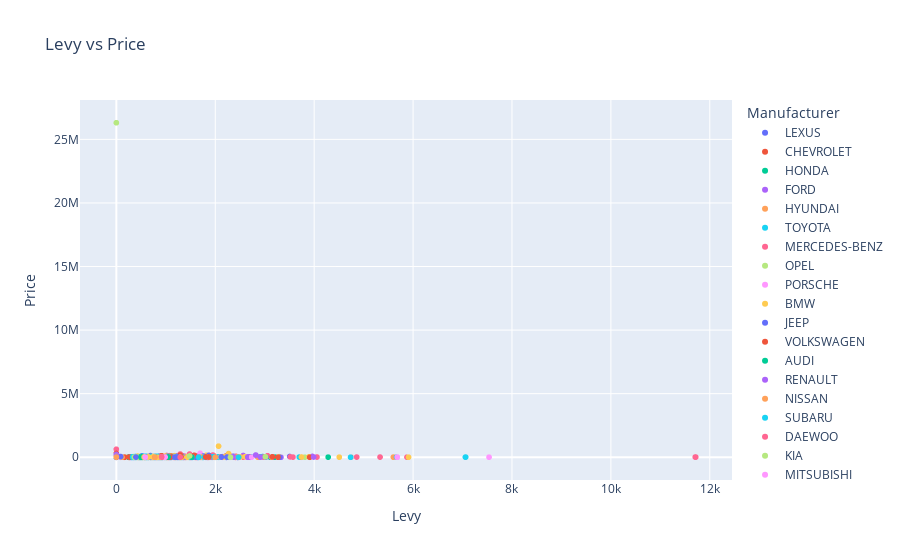

Notebook code cell kept with this figure:
### Code cell
# price vs levy
fig = px.scatter(
    df,
    x='Levy',
    y='Price',
    color='Manufacturer',
    title='Levy vs Price'
)
fig.show()

### Figure 1 — Plotly figure (JSON) as saved in the notebook; plotly's stock layout.template omitted (floating-point values rounded to 4 significant figures; data arrays with more than 128 entries replaced by an {"elided": "..."} marker saying what was removed)
{"data": [{"hovertemplate": "Manufacturer=LEXUS<br>Levy=%{x}<br>Price=%{y}<extra></extra>", "legendgroup": "LEXUS", "marker": {"color": "#636efa", "symbol": "circle"}, "mode": "markers", "name": "LEXUS", "showlegend": true, "type": "scattergl", "x": {"elided": "982 float values"}, "xaxis": "x", "y": {"elided": "982 int values"}, "yaxis": "y"}, {"hovertemplate": "Manufacturer=CHEVROLET<br>Levy=%{x}<br>Price=%{y}<extra></extra>", "legendgroup": "CHEVROLET", "marker": {"color": "#EF553B", "symbol": "circle"}, "mode": "markers", "name": "CHEVROLET", "showlegend": true, "type": "scattergl", "x": {"elided": "1069 float values"}, "xaxis": "x", "y": {"elided": "1069 int values"}, "yaxis": "y"}, {"hovertemplate": "Manufacturer=HONDA<br>Levy=%{x}<br>Price=%{y}<extra></extra>", "legendgroup": "HONDA", "marker": {"color": "#00cc96", "symbol": "circle"}, "mode": "markers", "name": "HONDA", "showlegend": true, "type": "scattergl", "x": {"elided": "977 float values"}, "xaxis": "x", "y": {"elided": "977 int values"}, "yaxis": "y"}, {"hovertemplate": "Manufacturer=FORD<br>Levy=%{x}<br>Price=%{y}<extra></extra>", "legendgroup": "FORD", "marker": {"color": "#ab63fa", "symbol": "circle"}, "mode": "markers", "name": "FORD", "showlegend": true, "type": "scattergl", "x": {"elided": "1111 float values"}, "xaxis": "x", "y": {"elided": "1111 int values"}, "yaxis": "y"}, {"hovertemplate": "Manufacturer=HYUNDAI<br>Levy=%{x}<br>Price=%{y}<extra></extra>", "legendgroup": "HYUNDAI", "marker": {"color": "#FFA15A", "symbol": "circle"}, "mode": "markers", "name": "HYUNDAI", "showlegend": true, "type": "scattergl", "x": {"elided": "3769 float values"}, "xaxis": "x", "y": {"elided": "3769 int values"}, "yaxis": "y"}, {"hovertemplate": "Manufacturer=TOYOTA<br>Levy=%{x}<br>Price=%{y}<extra></extra>", "legendgroup": "TOYOTA", "marker": {"color": "#19d3f3", "symbol": "circle"}, "mode": "markers", "name": "TOYOTA", "showlegend": true, "type": "scattergl", "x": {"elided": "3662 float values"}, "xaxis": "x", "y": {"elided": "3662 int values"}, "yaxis": "y"}, {"hovertemplate": "Manufacturer=MERCEDES-BENZ<br>Levy=%{x}<br>Price=%{y}<extra></extra>", "legendgroup": "MERCEDES-BENZ", "marker": {"color": "#FF6692", "symbol": "circle"}, "mode": "markers", "name": "MERCEDES-BENZ", "showlegend": true, "type": "scattergl", "x": {"elided": "2076 float values"}, "xaxis": "x", "y": {"elided": "2076 int values"}, "yaxis": "y"}, {"hovertemplate": "Manufacturer=OPEL<br>Levy=%{x}<br>Price=%{y}<extra></extra>", "legendgroup": "OPEL", "marker": {"color": "#B6E880", "symbol": "circle"}, "mode": "markers", "name": "OPEL", "showlegend": true, "type": "scattergl", "x": {"elided": "397 float values"}, "xaxis": "x", "y": {"elided": "397 int values"}, "yaxis": "y"}, {"hovertemplate": "Manufacturer=PORSCHE<br>Levy=%{x}<br>Price=%{y}<extra></extra>", "legendgroup": "PORSCHE", "marker": {"color": "#FF97FF", "symbol": "circle"}, "mode": "markers", "name": "PORSCHE", "showlegend": true, "type": "scattergl", "x": [915.0, 1436.0, 1138.0, 1872.0, 1885.0, 1028.0, 530.0, 917.0, 1760.0, 0.0, 0.0, 0.0, 0.0, 0.0, 0.0, 0.0, 0.0, 1694.0, 0.0, 0.0, 530.0, 1079.0, 530.0, 0.0, 604.0, 0.0, 1079.0, 1885.0, 0.0, 0.0, 0.0, 0.0, 1079.0, 1080.0, 0.0, 0.0, 0.0, 0.0, 1086.0, 0.0, 0.0, 917.0, 0.0, 87.0, 0.0, 1080.0, 0.0, 1080.0, 0.0, 2628.0, 1885.0, 0.0, 1203.0, 0.0], "xaxis": "x", "y": [19444, 549, 706, 3058, 72130, 6429, 392, 627, 41083, 76835, 55823, 56450, 36065, 58959, 61154, 75266, 10349, 308906, 33870, 37354, 26030, 46414, 470, 23521, 29166, 117604, 25716, 21639, 65858, 106627, 172486, 20385, 25716, 862, 103178, 19444, 64290, 122308, 64290, 70562, 14500, 5018, 94083, 3, 103491, 1176, 18817, 862, 11290, 12231, 67426, 100355, 8938, 23521], "yaxis": "y"}, {"hovertemplate": "Manufacturer=BMW<br>Levy=%{x}<br>Price=%{y}<extra></extra>", "legendgroup": "BMW", "marker": {"color": "#FECB52", "symbol": "circle"}, "mode": "markers", "name": "BMW", "showlegend": true, "type": "scattergl", "x": {"elided": "1049 float values"}, "xaxis": "x", "y": {"elided": "1049 int values"}, "yaxis": "y"}, {"hovertemplate": "Manufacturer=JEEP<br>Levy=%{x}<br>Price=%{y}<extra></extra>", "legendgroup": "JEEP", "marker": {"color": "#636efa", "symbol": "circle"}, "mode": "markers", "name": "JEEP", "showlegend": true, "type": "scattergl", "x": {"elided": "138 float values"}, "xaxis": "x", "y": {"elided": "138 int values"}, "yaxis": "y"}, {"hovertemplate": "Manufacturer=VOLKSWAGEN<br>Levy=%{x}<br>Price=%{y}<extra></extra>", "legendgroup": "VOLKSWAGEN", "marker": {"color": "#EF553B", "symbol": "circle"}, "mode": "markers", "name": "VOLKSWAGEN", "showlegend": true, "type": "scattergl", "x": {"elided": "579 float values"}, "xaxis": "x", "y": {"elided": "579 int values"}, "yaxis": "y"}, {"hovertemplate": "Manufacturer=AUDI<br>Levy=%{x}<br>Price=%{y}<extra></extra>", "legendgroup": "AUDI", "marker": {"color": "#00cc96", "symbol": "circle"}, "mode": "markers", "name": "AUDI", "showlegend": true, "type": "scattergl", "x": {"elided": "255 float values"}, "xaxis": "x", "y": {"elided": "255 int values"}, "yaxis": "y"}, {"hovertemplate": "Manufacturer=RENAULT<br>Levy=%{x}<br>Price=%{y}<extra></extra>", "legendgroup": "RENAULT", "marker": {"color": "#ab63fa", "symbol": "circle"}, "mode": "markers", "name": "RENAULT", "showlegend": true, "type": "scattergl", "x": [0.0, 0.0, 0.0, 0.0, 988.0, 0.0, 0.0, 0.0, 503.0, 0.0, 1132.0, 1368.0, 0.0, 843.0, 988.0, 0.0, 0.0, 0.0, 0.0, 0.0, 0.0, 595.0, 0.0, 0.0, 0.0, 0.0, 0.0, 0.0, 0.0, 649.0, 0.0, 0.0, 843.0, 0.0, 843.0, 746.0, 649.0], "xaxis": "x", "y": [14583, 3450, 2500, 3300, 11604, 1700, 2195, 18817, 21639, 14113, 10349, 2000, 7213, 7840, 7213, 18817, 13642, 21953, 37006, 12074, 3000, 29552, 8467, 7213, 17876, 2979, 10976, 14583, 15681, 10663, 3600, 6899, 12858, 14583, 10036, 12544, 10663], "yaxis": "y"}, {"hovertemplate": "Manufacturer=NISSAN<br>Levy=%{x}<br>Price=%{y}<extra></extra>", "legendgroup": "NISSAN", "marker": {"color": "#FFA15A", "symbol": "circle"}, "mode": "markers", "name": "NISSAN", "showlegend": true, "type": "scattergl", "x": {"elided": "660 float values"}, "xaxis": "x", "y": {"elided": "660 int values"}, "yaxis": "y"}, {"hovertemplate": "Manufacturer=SUBARU<br>Levy=%{x}<br>Price=%{y}<extra></extra>", "legendgroup": "SUBARU", "marker": {"color": "#19d3f3", "symbol": "circle"}, "mode": "markers", "name": "SUBARU", "showlegend": true, "type": "scattergl", "x": {"elided": "275 float values"}, "xaxis": "x", "y": {"elided": "275 int values"}, "yaxis": "y"}, {"hovertemplate": "Manufacturer=DAEWOO<br>Levy=%{x}<br>Price=%{y}<extra></extra>", "legendgroup": "DAEWOO", "marker": {"color": "#FF6692", "symbol": "circle"}, "mode": "markers", "name": "DAEWOO", "showlegend": true, "type": "scattergl", "x": [1095.0, 790.0, 966.0, 922.0, 966.0, 790.0, 761.0, 790.0, 790.0, 761.0, 790.0, 966.0, 790.0, 790.0, 687.0, 761.0, 687.0, 614.0, 687.0, 966.0, 687.0, 836.0, 687.0, 790.0, 790.0, 790.0, 790.0, 790.0, 761.0, 687.0, 692.0, 790.0, 790.0, 687.0, 790.0, 966.0, 836.0, 645.0, 790.0, 761.0, 687.0, 583.0, 966.0, 836.0, 687.0, 966.0, 966.0, 761.0, 583.0, 966.0, 687.0, 836.0, 790.0, 761.0, 761.0, 790.0, 790.0, 761.0, 790.0, 790.0, 790.0, 790.0, 687.0, 790.0, 761.0, 0.0, 687.0, 790.0, 687.0, 966.0, 836.0, 966.0, 966.0, 761.0, 583.0, 790.0, 583.0, 966.0, 790.0, 790.0, 687.0, 687.0, 761.0, 836.0, 687.0, 761.0, 790.0, 790.0, 687.0, 790.0, 761.0], "xaxis": "x", "y": [6981, 8097, 8624, 5604, 5865, 6899, 10192, 4180, 7056, 5739, 5018, 5893, 4180, 7056, 7806, 7260, 6523, 4547, 6523, 5959, 7527, 7997, 7517, 5488, 4704, 3763, 5802, 8097, 10192, 9252, 3920, 5802, 6899, 8963, 5883, 5959, 7997, 11563, 5488, 8006, 5184, 9832, 5865, 7997, 9000, 5959, 8624, 8006, 7997, 5865, 6743, 7997, 6269, 10192, 5739, 5883, 3763, 5739, 5883, 7213, 7517, 5968, 7056, 9832, 8355, 6586, 7806, 5802, 8674, 6743, 7997, 5893, 5893, 5959, 12432, 3763, 8097, 4679, 5811, 5968, 6523, 8386, 6743, 8386, 8963, 7260, 8643, 6899, 8963, 5645, 6743], "yaxis": "y"}, {"hovertemplate": "Manufacturer=KIA<br>Levy=%{x}<br>Price=%{y}<extra></extra>", "legendgroup": "KIA", "marker": {"color": "#B6E880", "symbol": "circle"}, "mode": "markers", "name": "KIA", "showlegend": true, "type": "scattergl", "x": {"elided": "421 float values"}, "xaxis": "x", "y": {"elided": "421 int values"}, "yaxis": "y"}, {"hovertemplate": "Manufacturer=MITSUBISHI<br>Levy=%{x}<br>Price=%{y}<extra></extra>", "legendgroup": "MITSUBISHI", "marker": {"color": "#FF97FF", "symbol": "circle"}, "mode": "markers", "name": "MITSUBISHI", "showlegend": true, "type": "scattergl", "x": {"elided": "289 float values"}, "xaxis": "x", "y": {"elided": "289 int values"}, "yaxis": "y"}, {"hovertemplate": "Manufacturer=SSANGYONG<br>Levy=%{x}<br>Price=%{y}<extra></extra>", "legendgroup": "SSANGYONG", "marker": {"color": "#FECB52", "symbol": "circle"}, "mode": "markers", "name": "SSANGYONG", "showlegend": true, "type": "scattergl", "x": {"elided": "441 float values"}, "xaxis": "x", "y": {"elided": "441 int values"}, "yaxis": "y"}, {"hovertemplate": "Manufacturer=MAZDA<br>Levy=%{x}<br>Price=%{y}<extra></extra>", "legendgroup": "MAZDA", "marker": {"color": "#636efa", "symbol": "circle"}, "mode": "markers", "name": "MAZDA", "showlegend": true, "type": "scattergl", "x": {"elided": "183 float values"}, "xaxis": "x", "y": {"elided": "183 int values"}, "yaxis": "y"}, {"hovertemplate": "Manufacturer=GMC<br>Levy=%{x}<br>Price=%{y}<extra></extra>", "legendgroup": "GMC", "marker": {"color": "#EF553B", "symbol": "circle"}, "mode": "markers", "name": "GMC", "showlegend": true, "type": "scattergl", "x": [751.0, 3156.0, 3268.0, 753.0, 753.0, 1091.0, 1077.0, 831.0, 830.0, 1948.0, 1203.0, 0.0, 1203.0, 3910.0, 753.0], "xaxis": "x", "y": [5488, 35752, 5331, 2430, 1960, 8781, 14269, 9879, 3450, 470, 2352, 7213, 2352, 314, 2430], "yaxis": "y"}, {"hovertemplate": "Manufacturer=FIAT<br>Levy=%{x}<br>Price=%{y}<extra></extra>", "legendgroup": "FIAT", "marker": {"color": "#00cc96", "symbol": "circle"}, "mode": "markers", "name": "FIAT", "showlegend": true, "type": "scattergl", "x": [0.0, 475.0, 474.0, 475.0, 562.0, 0.0, 475.0, 475.0, 0.0, 475.0, 0.0, 0.0, 0.0, 0.0, 562.0, 474.0, 0.0, 650.0, 475.0, 474.0, 0.0, 0.0, 0.0, 474.0, 473.0, 473.0, 0.0, 475.0, 474.0, 0.0, 0.0, 475.0, 475.0, 0.0, 738.0, 0.0, 0.0, 473.0, 0.0, 0.0, 650.0, 474.0, 0.0, 473.0, 0.0, 475.0, 0.0, 474.0, 474.0, 900.0, 0.0, 473.0, 0.0, 0.0, 0.0, 0.0, 0.0, 0.0, 0.0, 521.0, 474.0, 474.0, 867.0, 562.0, 562.0, 475.0, 867.0, 474.0, 562.0, 475.0, 0.0, 474.0, 475.0, 475.0, 1039.0, 475.0, 738.0, 475.0], "xaxis": "x", "y": [9095, 706, 13172, 314, 15367, 19130, 3293, 10036, 2600, 10349, 18000, 8154, 15681, 25089, 11917, 16308, 11917, 314, 3293, 10036, 8467, 12544, 1000, 11917, 1725, 17249, 17249, 12855, 392, 14113, 13956, 3450, 10506, 1000, 188, 12541, 14113, 13172, 15053, 17562, 314, 1725, 17562, 16621, 25089, 10976, 24148, 549, 4391, 28225, 13172, 18503, 17876, 14113, 4547, 12231, 14113, 17876, 23521, 11604, 4077, 10036, 9095, 16305, 15053, 15053, 10976, 8781, 11133, 12858, 17249, 11917, 11917, 11917, 9408, 1176, 470, 14113], "yaxis": "y"}, {"hovertemplate": "Manufacturer=INFINITI<br>Levy=%{x}<br>Price=%{y}<extra></extra>", "legendgroup": "INFINITI", "marker": {"color": "#ab63fa", "symbol": "circle"}, "mode": "markers", "name": "INFINITI", "showlegend": true, "type": "scattergl", "x": [1273.0, 2690.0, 0.0, 0.0, 0.0, 0.0, 0.0, 0.0, 0.0, 0.0, 1058.0, 0.0, 0.0, 0.0, 3989.0, 0.0, 0.0, 0.0, 0.0, 0.0, 0.0, 0.0, 0.0, 0.0, 0.0, 0.0, 2337.0, 0.0, 1234.0, 1641.0], "xaxis": "x", "y": [5488, 17562, 4600, 12544, 15681, 11500, 31361, 11604, 16621, 31361, 17249, 10036, 21639, 39201, 18817, 31361, 23521, 35752, 100, 36065, 18189, 20385, 15053, 31361, 31361, 14113, 32302, 26657, 470, 11290], "yaxis": "y"}, {"hovertemplate": "Manufacturer=ALFA ROMEO<br>Levy=%{x}<br>Price=%{y}<extra></extra>", "legendgroup": "ALFA ROMEO", "marker": {"color": "#FFA15A", "symbol": "circle"}, "mode": "markers", "name": "ALFA ROMEO", "showlegend": true, "type": "scattergl", "x": [0.0, 0.0, 0.0, 0.0], "xaxis": "x", "y": [3700, 12544, 18817, 4500], "yaxis": "y"}, {"hovertemplate": "Manufacturer=SUZUKI<br>Levy=%{x}<br>Price=%{y}<extra></extra>", "legendgroup": "SUZUKI", "marker": {"color": "#19d3f3", "symbol": "circle"}, "mode": "markers", "name": "SUZUKI", "showlegend": true, "type": "scattergl", "x": [0.0, 0.0, 0.0, 0.0, 0.0, 0.0, 0.0, 0.0, 0.0, 0.0, 640.0, 0.0, 0.0, 637.0, 640.0, 0.0, 640.0, 0.0, 640.0, 1148.0, 0.0, 0.0, 1141.0, 0.0, 0.0, 0.0, 0.0, 966.0, 0.0, 1095.0, 0.0, 0.0, 0.0, 0.0, 0.0, 681.0, 0.0, 0.0, 642.0, 780.0, 706.0, 0.0, 0.0, 0.0, 642.0, 0.0, 0.0, 640.0, 0.0, 0.0, 0.0, 640.0, 0.0, 707.0, 0.0, 986.0, 0.0, 0.0, 0.0, 0.0, 0.0, 0.0, 707.0, 0.0, 0.0, 0.0, 0.0, 830.0, 0.0, 642.0, 0.0, 707.0, 637.0, 0.0, 0.0, 0.0], "xaxis": "x", "y": [15681, 12544, 12544, 7840, 7370, 7840, 9408, 15053, 800, 12544, 1411, 13485, 10976, 9000, 1411, 5959, 1411, 10349, 627, 8500, 23521, 6586, 5959, 6899, 8311, 14113, 11290, 9408, 8467, 8154, 46414, 9722, 13172, 4704, 6272, 45009, 7213, 7840, 627, 61951, 6272, 14426, 10349, 60, 627, 8467, 15367, 11604, 6899, 2300, 11000, 1411, 11604, 314, 40769, 7840, 8781, 10036, 7840, 10976, 18817, 9408, 314, 10036, 8467, 9722, 31361, 75300, 13700, 627, 6899, 12544, 14000, 8781, 7213, 14800], "yaxis": "y"}, {"hovertemplate": "Manufacturer=ACURA<br>Levy=%{x}<br>Price=%{y}<extra></extra>", "legendgroup": "ACURA", "marker": {"color": "#FF6692", "symbol": "circle"}, "mode": "markers", "name": "ACURA", "showlegend": true, "type": "scattergl", "x": [1399.0, 900.0, 1273.0, 1273.0, 986.0, 1113.0, 1473.0, 1053.0, 753.0, 986.0, 1113.0, 1234.0, 986.0, 0.0, 1053.0], "xaxis": "x", "y": [314, 3450, 10349, 282, 2979, 11760, 1176, 39201, 4077, 188, 4861, 4861, 706, 69, 4391], "yaxis": "y"}, {"hovertemplate": "Manufacturer=LINCOLN<br>Levy=%{x}<br>Price=%{y}<extra></extra>", "legendgroup": "LINCOLN", "marker": {"color": "#B6E880", "symbol": "circle"}, "mode": "markers", "name": "LINCOLN", "showlegend": true, "type": "scattergl", "x": [0.0, 0.0, 0.0, 0.0, 0.0, 382.0, 0.0, 382.0, 0.0, 1426.0, 639.0, 0.0, 431.0, 0.0, 0.0], "xaxis": "x", "y": [17249, 150, 37633, 30420, 14740, 15681, 25089, 470, 10036, 470, 21639, 9408, 3450, 18189, 150], "yaxis": "y"}, {"hovertemplate": "Manufacturer=VAZ<br>Levy=%{x}<br>Price=%{y}<extra></extra>", "legendgroup": "VAZ", "marker": {"color": "#FF97FF", "symbol": "circle"}, "mode": "markers", "name": "VAZ", "showlegend": true, "type": "scattergl", "x": [0.0, 0.0, 0.0, 0.0, 0.0, 0.0, 0.0, 0.0, 0.0, 0.0, 0.0, 0.0, 0.0, 556.0, 0.0, 0.0, 0.0, 0.0, 0.0, 0.0, 0.0, 724.0, 0.0, 0.0, 0.0, 0.0, 0.0, 0.0, 0.0, 0.0, 0.0, 0.0, 0.0, 0.0, 0.0, 0.0, 0.0, 0.0, 0.0, 0.0, 0.0, 0.0, 0.0, 0.0, 0.0, 0.0, 0.0, 0.0], "xaxis": "x", "y": [4000, 4704, 4704, 2500, 2800, 1000, 1800, 7840, 9408, 1700, 3700, 2195, 2437, 18503, 5645, 1500, 4400, 6900, 1200, 3000, 3300, 3600, 7840, 2437, 1500, 2000, 3763, 4391, 15681, 3500, 7840, 6899, 800, 1300, 6272, 2200, 1568, 8467, 4704, 1600, 8781, 2800, 5000, 1700, 1150, 12544, 6272, 3607], "yaxis": "y"}, {"hovertemplate": "Manufacturer=GAZ<br>Levy=%{x}<br>Price=%{y}<extra></extra>", "legendgroup": "GAZ", "marker": {"color": "#FECB52", "symbol": "circle"}, "mode": "markers", "name": "GAZ", "showlegend": true, "type": "scattergl", "x": [0.0, 0.0, 0.0, 0.0, 0.0, 0.0, 0.0, 0.0, 0.0, 1681.0, 0.0, 0.0], "xaxis": "x", "y": [15681, 750, 51746, 4704, 5331, 4077, 7840, 16621, 7840, 150, 7840, 3200], "yaxis": "y"}, {"hovertemplate": "Manufacturer=CITROEN<br>Levy=%{x}<br>Price=%{y}<extra></extra>", "legendgroup": "CITROEN", "marker": {"color": "#636efa", "symbol": "circle"}, "mode": "markers", "name": "CITROEN", "showlegend": true, "type": "scattergl", "x": [397.0, 642.0, 0.0, 0.0, 1047.0, 1599.0, 0.0, 1515.0, 0.0], "xaxis": "x", "y": [14740, 23834, 5331, 5000, 12544, 7840, 1700, 5018, 19757], "yaxis": "y"}, {"hovertemplate": "Manufacturer=LAND ROVER<br>Levy=%{x}<br>Price=%{y}<extra></extra>", "legendgroup": "LAND ROVER", "marker": {"color": "#EF553B", "symbol": "circle"}, "mode": "markers", "name": "LAND ROVER", "showlegend": true, "type": "scattergl", "x": [0.0, 0.0, 0.0, 0.0, 915.0, 0.0, 1273.0, 0.0, 0.0, 0.0, 919.0, 0.0, 0.0, 917.0, 0.0, 0.0, 1292.0, 917.0, 0.0, 1292.0, 1292.0, 0.0, 0.0, 1292.0, 1292.0, 0.0, 1292.0, 0.0, 0.0, 0.0, 0.0, 1292.0, 0.0, 1575.0, 0.0, 0.0, 0.0, 1104.0, 915.0, 0.0, 0.0, 0.0, 0.0, 1104.0, 0.0, 0.0, 0.0, 917.0, 0.0], "xaxis": "x", "y": [10976, 4704, 14113, 78403, 114468, 61154, 36065, 6586, 141124, 50178, 65858, 9900, 84675, 62722, 7213, 14113, 114468, 68994, 19444, 31988, 167781, 55509, 17876, 9722, 83107, 26657, 17876, 18189, 42337, 5331, 50178, 17876, 26030, 150533, 56450, 25402, 78403, 76835, 114468, 30734, 32929, 21953, 39829, 76835, 297930, 24462, 10036, 68994, 7213], "yaxis": "y"}, {"hovertemplate": "Manufacturer=MINI<br>Levy=%{x}<br>Price=%{y}<extra></extra>", "legendgroup": "MINI", "marker": {"color": "#00cc96", "symbol": "circle"}, "mode": "markers", "name": "MINI", "showlegend": true, "type": "scattergl", "x": [0.0, 0.0, 687.0, 528.0, 0.0, 0.0, 0.0, 0.0, 0.0, 784.0, 0.0, 891.0, 0.0, 528.0, 531.0, 0.0, 0.0, 1346.0, 528.0, 730.0, 583.0, 0.0, 530.0, 0.0, 530.0, 531.0, 530.0, 583.0, 530.0, 583.0, 0.0, 531.0, 0.0, 530.0, 0.0, 0.0, 0.0, 501.0, 0.0, 530.0, 790.0, 765.0, 595.0, 0.0, 0.0, 531.0, 0.0, 1079.0], "xaxis": "x", "y": [27911, 19444, 157, 29793, 14113, 18817, 43278, 8938, 10036, 21482, 14113, 314, 31361, 26030, 1176, 7840, 25716, 13000, 1176, 21326, 12300, 7683, 26030, 26657, 18033, 18503, 627, 24458, 862, 20385, 4200, 549, 21012, 862, 25716, 7840, 25716, 18503, 19757, 31361, 10349, 23678, 21953, 8467, 18817, 16900, 24148, 51118], "yaxis": "y"}, {"hovertemplate": "Manufacturer=DODGE<br>Levy=%{x}<br>Price=%{y}<extra></extra>", "legendgroup": "DODGE", "marker": {"color": "#ab63fa", "symbol": "circle"}, "mode": "markers", "name": "DODGE", "showlegend": true, "type": "scattergl", "x": [0.0, 1399.0, 0.0, 900.0, 1083.0, 1935.0, 0.0, 1869.0, 0.0, 0.0, 1203.0, 1086.0, 642.0, 836.0, 707.0, 0.0, 0.0, 0.0, 1668.0, 836.0, 0.0, 2377.0, 0.0, 0.0, 1533.0, 707.0, 1080.0, 0.0, 836.0, 2002.0, 900.0, 0.0, 0.0, 1086.0, 0.0, 1203.0, 0.0, 1080.0, 1869.0, 2658.0, 900.0, 2658.0, 1533.0, 0.0, 966.0, 1668.0, 0.0, 707.0, 900.0, 707.0, 0.0, 1855.0, 0.0, 0.0, 1533.0, 0.0, 1307.0, 836.0, 1083.0, 1202.0, 0.0, 1080.0, 0.0, 0.0, 1083.0, 1080.0, 1203.0, 900.0, 1668.0, 2705.0, 986.0, 831.0, 1083.0, 0.0, 1080.0, 0.0, 1086.0, 1086.0, 753.0, 1668.0, 0.0, 966.0, 0.0, 0.0, 0.0, 2913.0, 1760.0, 1095.0, 707.0, 2377.0, 0.0], "xaxis": "x", "y": [25089, 1882, 16308, 18189, 3058, 1019, 14000, 12074, 1500, 13799, 2979, 392, 9408, 10349, 10976, 11604, 2100, 10036, 3293, 13172, 2509, 11760, 7840, 21012, 1646, 10976, 4391, 12544, 10976, 862, 17876, 4704, 2822, 2195, 10976, 706, 6, 549, 16935, 627, 2666, 22266, 941, 14740, 8311, 7056, 13485, 706, 706, 13172, 10976, 251, 13485, 14740, 3293, 28225, 4861, 11604, 1333, 1254, 4704, 16308, 4077, 15053, 784, 627, 2979, 627, 7056, 627, 8467, 2901, 23521, 15053, 282, 18189, 706, 392, 10976, 7056, 16480, 7840, 31361, 14740, 14426, 7527, 11604, 8154, 1646, 9565, 8781], "yaxis": "y"}, {"hovertemplate": "Manufacturer=CHRYSLER<br>Levy=%{x}<br>Price=%{y}<extra></extra>", "legendgroup": "CHRYSLER", "marker": {"color": "#FFA15A", "symbol": "circle"}, "mode": "markers", "name": "CHRYSLER", "showlegend": true, "type": "scattergl", "x": [1307.0, 0.0, 0.0, 900.0, 2476.0, 1760.0, 0.0, 900.0, 1968.0, 0.0, 1051.0, 753.0, 1307.0, 0.0, 0.0, 1324.0, 0.0, 0.0, 0.0, 900.0, 0.0, 1307.0, 1080.0, 2467.0, 900.0, 900.0], "xaxis": "x", "y": [3293, 7840, 14113, 3607, 392, 6586, 6899, 20385, 7840, 29793, 706, 2274, 6899, 22580, 6272, 392, 23521, 9408, 4500, 16465, 5645, 1019, 5488, 13799, 4234, 470], "yaxis": "y"}, {"hovertemplate": "Manufacturer=JAGUAR<br>Levy=%{x}<br>Price=%{y}<extra></extra>", "legendgroup": "JAGUAR", "marker": {"color": "#19d3f3", "symbol": "circle"}, "mode": "markers", "name": "JAGUAR", "showlegend": true, "type": "scattergl", "x": [696.0, 696.0, 1104.0, 1104.0, 0.0, 1781.0, 0.0, 833.0, 0.0, 1470.0, 1474.0, 0.0, 1470.0, 1481.0, 0.0, 833.0, 1079.0, 1079.0, 0.0, 1960.0, 0.0, 1017.0, 694.0, 1211.0, 694.0, 1211.0, 833.0, 1079.0, 0.0, 1481.0, 1661.0, 0.0, 1481.0, 1474.0, 2472.0, 917.0, 1292.0, 0.0, 694.0, 0.0, 0.0, 0.0], "xaxis": "x", "y": [50297, 38445, 78, 1646, 19200, 5959, 26030, 42786, 78403, 627, 314, 117604, 5959, 627, 11000, 45674, 392, 3293, 101923, 49143, 125444, 14269, 47120, 27435, 38737, 27463, 58683, 6743, 13000, 549, 470, 5959, 549, 3450, 314, 41629, 14426, 150533, 41629, 72130, 147397, 7840], "yaxis": "y"}, {"hovertemplate": "Manufacturer=ISUZU<br>Levy=%{x}<br>Price=%{y}<extra></extra>", "legendgroup": "ISUZU", "marker": {"color": "#FF6692", "symbol": "circle"}, "mode": "markers", "name": "ISUZU", "showlegend": true, "type": "scattergl", "x": [0.0, 0.0, 0.0, 0.0], "xaxis": "x", "y": [7840, 9408, 14113, 7213], "yaxis": "y"}, {"hovertemplate": "Manufacturer=SKODA<br>Levy=%{x}<br>Price=%{y}<extra></extra>", "legendgroup": "SKODA", "marker": {"color": "#B6E880", "symbol": "circle"}, "mode": "markers", "name": "SKODA", "showlegend": true, "type": "scattergl", "x": [0.0, 0.0, 0.0, 0.0, 0.0, 0.0, 765.0, 0.0, 0.0, 0.0, 0.0, 0.0, 0.0, 0.0, 0.0, 0.0, 0.0, 0.0, 0.0, 0.0], "xaxis": "x", "y": [10820, 23521, 13799, 14113, 8154, 5959, 46101, 7500, 37633, 9408, 4500, 18817, 10663, 15500, 11917, 19757, 6272, 8467, 16778, 11917], "yaxis": "y"}, {"hovertemplate": "Manufacturer=DAIHATSU<br>Levy=%{x}<br>Price=%{y}<extra></extra>", "legendgroup": "DAIHATSU", "marker": {"color": "#FF97FF", "symbol": "circle"}, "mode": "markers", "name": "DAIHATSU", "showlegend": true, "type": "scattergl", "x": [2736.0, 0.0, 0.0, 0.0, 0.0, 0.0, 0.0, 638.0, 0.0, 0.0, 0.0, 0.0, 0.0], "xaxis": "x", "y": [9095, 4077, 3136, 6272, 2500, 1568, 600, 5959, 10349, 4600, 7840, 7840, 6400], "yaxis": "y"}, {"hovertemplate": "Manufacturer=BUICK<br>Levy=%{x}<br>Price=%{y}<extra></extra>", "legendgroup": "BUICK", "marker": {"color": "#FECB52", "symbol": "circle"}, "mode": "markers", "name": "BUICK", "showlegend": true, "type": "scattergl", "x": [1436.0, 751.0, 749.0, 562.0, 900.0, 1325.0, 1297.0, 562.0, 562.0, 780.0, 1869.0, 738.0, 831.0, 650.0, 1325.0, 0.0], "xaxis": "x", "y": [5645, 4704, 6743, 28100, 2822, 941, 314, 20385, 2822, 7056, 10192, 23521, 282, 25716, 6586, 31361], "yaxis": "y"}, {"hovertemplate": "Manufacturer=TESLA<br>Levy=%{x}<br>Price=%{y}<extra></extra>", "legendgroup": "TESLA", "marker": {"color": "#636efa", "symbol": "circle"}, "mode": "markers", "name": "TESLA", "showlegend": true, "type": "scattergl", "x": [87.0], "xaxis": "x", "y": [53941], "yaxis": "y"}, {"hovertemplate": "Manufacturer=CADILLAC<br>Levy=%{x}<br>Price=%{y}<extra></extra>", "legendgroup": "CADILLAC", "marker": {"color": "#EF553B", "symbol": "circle"}, "mode": "markers", "name": "CADILLAC", "showlegend": true, "type": "scattergl", "x": [1869.0, 1807.0, 1077.0, 1083.0, 1307.0, 1086.0, 0.0, 1211.0, 779.0, 1091.0, 1018.0, 0.0, 0.0, 0.0], "xaxis": "x", "y": [19130, 19444, 4391, 3293, 42337, 392, 4800, 2509, 6272, 5018, 392, 12544, 47042, 21639], "yaxis": "y"}, {"hovertemplate": "Manufacturer=PEUGEOT<br>Levy=%{x}<br>Price=%{y}<extra></extra>", "legendgroup": "PEUGEOT", "marker": {"color": "#00cc96", "symbol": "circle"}, "mode": "markers", "name": "PEUGEOT", "showlegend": true, "type": "scattergl", "x": [0.0, 0.0, 0.0, 0.0, 1528.0, 0.0, 0.0, 0.0, 0.0, 0.0, 0.0, 0.0, 0.0, 0.0, 1047.0, 0.0, 0.0], "xaxis": "x", "y": [4704, 7840, 6899, 1882, 2200, 6899, 8467, 21326, 37633, 7997, 9722, 80000, 2998, 10976, 14113, 3136, 2200], "yaxis": "y"}, {"hovertemplate": "Manufacturer=BENTLEY<br>Levy=%{x}<br>Price=%{y}<extra></extra>", "legendgroup": "BENTLEY", "marker": {"color": "#ab63fa", "symbol": "circle"}, "mode": "markers", "name": "BENTLEY", "showlegend": true, "type": "scattergl", "x": [0.0, 2819.0], "xaxis": "x", "y": [219527, 175622], "yaxis": "y"}, {"hovertemplate": "Manufacturer=VOLVO<br>Levy=%{x}<br>Price=%{y}<extra></extra>", "legendgroup": "VOLVO", "marker": {"color": "#FFA15A", "symbol": "circle"}, "mode": "markers", "name": "VOLVO", "showlegend": true, "type": "scattergl", "x": [0.0, 0.0, 0.0, 779.0, 1286.0, 0.0, 975.0, 0.0, 0.0, 972.0, 2000.0, 0.0, 0.0, 0.0, 0.0, 0.0, 0.0, 0.0, 0.0], "xaxis": "x", "y": [15367, 21012, 6272, 314, 24148, 4234, 21326, 5802, 8700, 2509, 470, 3500, 9408, 16308, 9100, 28225, 2500, 11604, 4500], "yaxis": "y"}, {"hovertemplate": "Manufacturer=სხვა<br>Levy=%{x}<br>Price=%{y}<extra></extra>", "legendgroup": "სხვა", "marker": {"color": "#19d3f3", "symbol": "circle"}, "mode": "markers", "name": "სხვა", "showlegend": true, "type": "scattergl", "x": [0.0, 0.0], "xaxis": "x", "y": [25089, 9408], "yaxis": "y"}, {"hovertemplate": "Manufacturer=HAVAL<br>Levy=%{x}<br>Price=%{y}<extra></extra>", "legendgroup": "HAVAL", "marker": {"color": "#FF6692", "symbol": "circle"}, "mode": "markers", "name": "HAVAL", "showlegend": true, "type": "scattergl", "x": [0.0], "xaxis": "x", "y": [15053], "yaxis": "y"}, {"hovertemplate": "Manufacturer=HUMMER<br>Levy=%{x}<br>Price=%{y}<extra></extra>", "legendgroup": "HUMMER", "marker": {"color": "#B6E880", "symbol": "circle"}, "mode": "markers", "name": "HUMMER", "showlegend": true, "type": "scattergl", "x": [0.0, 0.0, 0.0, 0.0, 2308.0], "xaxis": "x", "y": [62722, 23207, 24618, 45473, 33], "yaxis": "y"}, {"hovertemplate": "Manufacturer=SCION<br>Levy=%{x}<br>Price=%{y}<extra></extra>", "legendgroup": "SCION", "marker": {"color": "#FF97FF", "symbol": "circle"}, "mode": "markers", "name": "SCION", "showlegend": true, "type": "scattergl", "x": [0.0, 0.0, 0.0, 584.0, 0.0, 986.0, 0.0], "xaxis": "x", "y": [11917, 21950, 24775, 14897, 14583, 10976, 14113], "yaxis": "y"}, {"hovertemplate": "Manufacturer=UAZ<br>Levy=%{x}<br>Price=%{y}<extra></extra>", "legendgroup": "UAZ", "marker": {"color": "#FECB52", "symbol": "circle"}, "mode": "markers", "name": "UAZ", "showlegend": true, "type": "scattergl", "x": [0.0, 0.0, 0.0, 0.0, 0.0, 0.0, 0.0, 0.0, 0.0, 0.0, 0.0, 0.0], "xaxis": "x", "y": [3000, 5331, 6899, 2700, 7527, 10036, 5331, 6272, 2200, 4000, 4234, 5959], "yaxis": "y"}, {"hovertemplate": "Manufacturer=MERCURY<br>Levy=%{x}<br>Price=%{y}<extra></extra>", "legendgroup": "MERCURY", "marker": {"color": "#636efa", "symbol": "circle"}, "mode": "markers", "name": "MERCURY", "showlegend": true, "type": "scattergl", "x": [1211.0, 0.0, 1185.0, 1246.0], "xaxis": "x", "y": [941, 19757, 15681, 13799], "yaxis": "y"}, {"hovertemplate": "Manufacturer=ZAZ<br>Levy=%{x}<br>Price=%{y}<extra></extra>", "legendgroup": "ZAZ", "marker": {"color": "#EF553B", "symbol": "circle"}, "mode": "markers", "name": "ZAZ", "showlegend": true, "type": "scattergl", "x": [0.0, 0.0], "xaxis": "x", "y": [2000, 5645], "yaxis": "y"}, {"hovertemplate": "Manufacturer=ROVER<br>Levy=%{x}<br>Price=%{y}<extra></extra>", "legendgroup": "ROVER", "marker": {"color": "#00cc96", "symbol": "circle"}, "mode": "markers", "name": "ROVER", "showlegend": true, "type": "scattergl", "x": [0.0, 0.0, 0.0], "xaxis": "x", "y": [3000, 2500, 1800], "yaxis": "y"}, {"hovertemplate": "Manufacturer=SEAT<br>Levy=%{x}<br>Price=%{y}<extra></extra>", "legendgroup": "SEAT", "marker": {"color": "#ab63fa", "symbol": "circle"}, "mode": "markers", "name": "SEAT", "showlegend": true, "type": "scattergl", "x": [0.0, 0.0], "xaxis": "x", "y": [5959, 3700], "yaxis": "y"}, {"hovertemplate": "Manufacturer=LANCIA<br>Levy=%{x}<br>Price=%{y}<extra></extra>", "legendgroup": "LANCIA", "marker": {"color": "#FFA15A", "symbol": "circle"}, "mode": "markers", "name": "LANCIA", "showlegend": true, "type": "scattergl", "x": [0.0], "xaxis": "x", "y": [12231], "yaxis": "y"}, {"hovertemplate": "Manufacturer=MOSKVICH<br>Levy=%{x}<br>Price=%{y}<extra></extra>", "legendgroup": "MOSKVICH", "marker": {"color": "#19d3f3", "symbol": "circle"}, "mode": "markers", "name": "MOSKVICH", "showlegend": true, "type": "scattergl", "x": [0.0, 0.0, 0.0, 0.0], "xaxis": "x", "y": [1500, 941, 314, 15681], "yaxis": "y"}, {"hovertemplate": "Manufacturer=MASERATI<br>Levy=%{x}<br>Price=%{y}<extra></extra>", "legendgroup": "MASERATI", "marker": {"color": "#FF6692", "symbol": "circle"}, "mode": "markers", "name": "MASERATI", "showlegend": true, "type": "scattergl", "x": [1292.0, 915.0, 0.0, 915.0], "xaxis": "x", "y": [314, 17562, 26657, 36065], "yaxis": "y"}, {"hovertemplate": "Manufacturer=FERRARI<br>Levy=%{x}<br>Price=%{y}<extra></extra>", "legendgroup": "FERRARI", "marker": {"color": "#B6E880", "symbol": "circle"}, "mode": "markers", "name": "FERRARI", "showlegend": true, "type": "scattergl", "x": [1482.0, 3015.0], "xaxis": "x", "y": [101923, 31988], "yaxis": "y"}, {"hovertemplate": "Manufacturer=SAAB<br>Levy=%{x}<br>Price=%{y}<extra></extra>", "legendgroup": "SAAB", "marker": {"color": "#FF97FF", "symbol": "circle"}, "mode": "markers", "name": "SAAB", "showlegend": true, "type": "scattergl", "x": [0.0, 0.0], "xaxis": "x", "y": [7840, 6000], "yaxis": "y"}, {"hovertemplate": "Manufacturer=LAMBORGHINI<br>Levy=%{x}<br>Price=%{y}<extra></extra>", "legendgroup": "LAMBORGHINI", "marker": {"color": "#FECB52", "symbol": "circle"}, "mode": "markers", "name": "LAMBORGHINI", "showlegend": true, "type": "scattergl", "x": [2067.0], "xaxis": "x", "y": [872946], "yaxis": "y"}, {"hovertemplate": "Manufacturer=ROLLS-ROYCE<br>Levy=%{x}<br>Price=%{y}<extra></extra>", "legendgroup": "ROLLS-ROYCE", "marker": {"color": "#636efa", "symbol": "circle"}, "mode": "markers", "name": "ROLLS-ROYCE", "showlegend": true, "type": "scattergl", "x": [0.0, 0.0], "xaxis": "x", "y": [157, 200], "yaxis": "y"}, {"hovertemplate": "Manufacturer=PONTIAC<br>Levy=%{x}<br>Price=%{y}<extra></extra>", "legendgroup": "PONTIAC", "marker": {"color": "#EF553B", "symbol": "circle"}, "mode": "markers", "name": "PONTIAC", "showlegend": true, "type": "scattergl", "x": [0.0], "xaxis": "x", "y": [6600], "yaxis": "y"}, {"hovertemplate": "Manufacturer=SATURN<br>Levy=%{x}<br>Price=%{y}<extra></extra>", "legendgroup": "SATURN", "marker": {"color": "#00cc96", "symbol": "circle"}, "mode": "markers", "name": "SATURN", "showlegend": true, "type": "scattergl", "x": [0.0], "xaxis": "x", "y": [13799], "yaxis": "y"}, {"hovertemplate": "Manufacturer=ASTON MARTIN<br>Levy=%{x}<br>Price=%{y}<extra></extra>", "legendgroup": "ASTON MARTIN", "marker": {"color": "#ab63fa", "symbol": "circle"}, "mode": "markers", "name": "ASTON MARTIN", "showlegend": true, "type": "scattergl", "x": [0.0], "xaxis": "x", "y": [54000], "yaxis": "y"}, {"hovertemplate": "Manufacturer=GREATWALL<br>Levy=%{x}<br>Price=%{y}<extra></extra>", "legendgroup": "GREATWALL", "marker": {"color": "#FFA15A", "symbol": "circle"}, "mode": "markers", "name": "GREATWALL", "showlegend": true, "type": "scattergl", "x": [0.0], "xaxis": "x", "y": [10036], "yaxis": "y"}], "layout": {"legend": {"title": {"text": "Manufacturer"}, "tracegroupgap": 0}, "title": {"text": "Levy vs Price"}, "xaxis": {"anchor": "y", "domain": [0, 1], "title": {"text": "Levy"}}, "yaxis": {"anchor": "x", "domain": [0, 1], "title": {"text": "Price"}}}}
